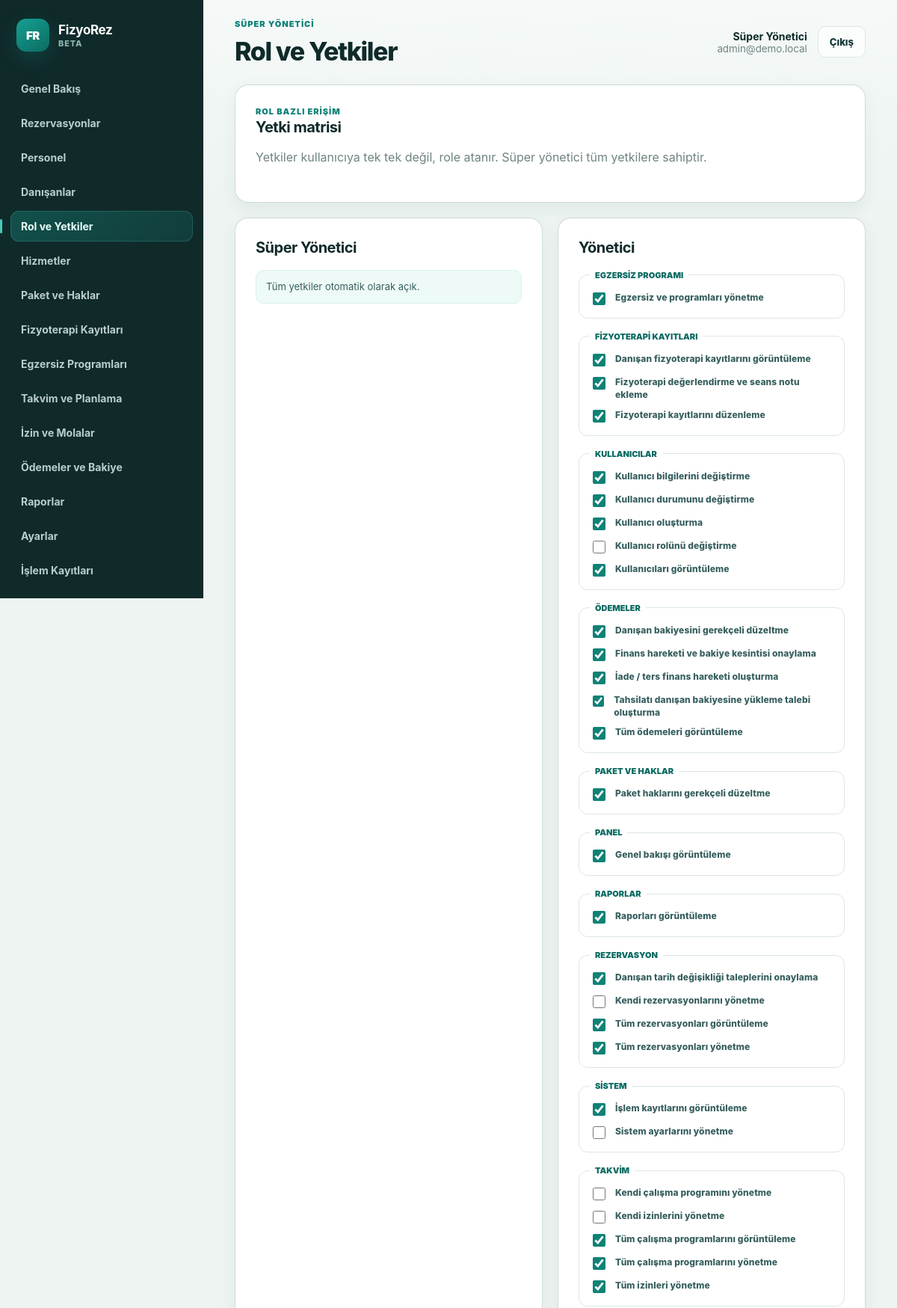
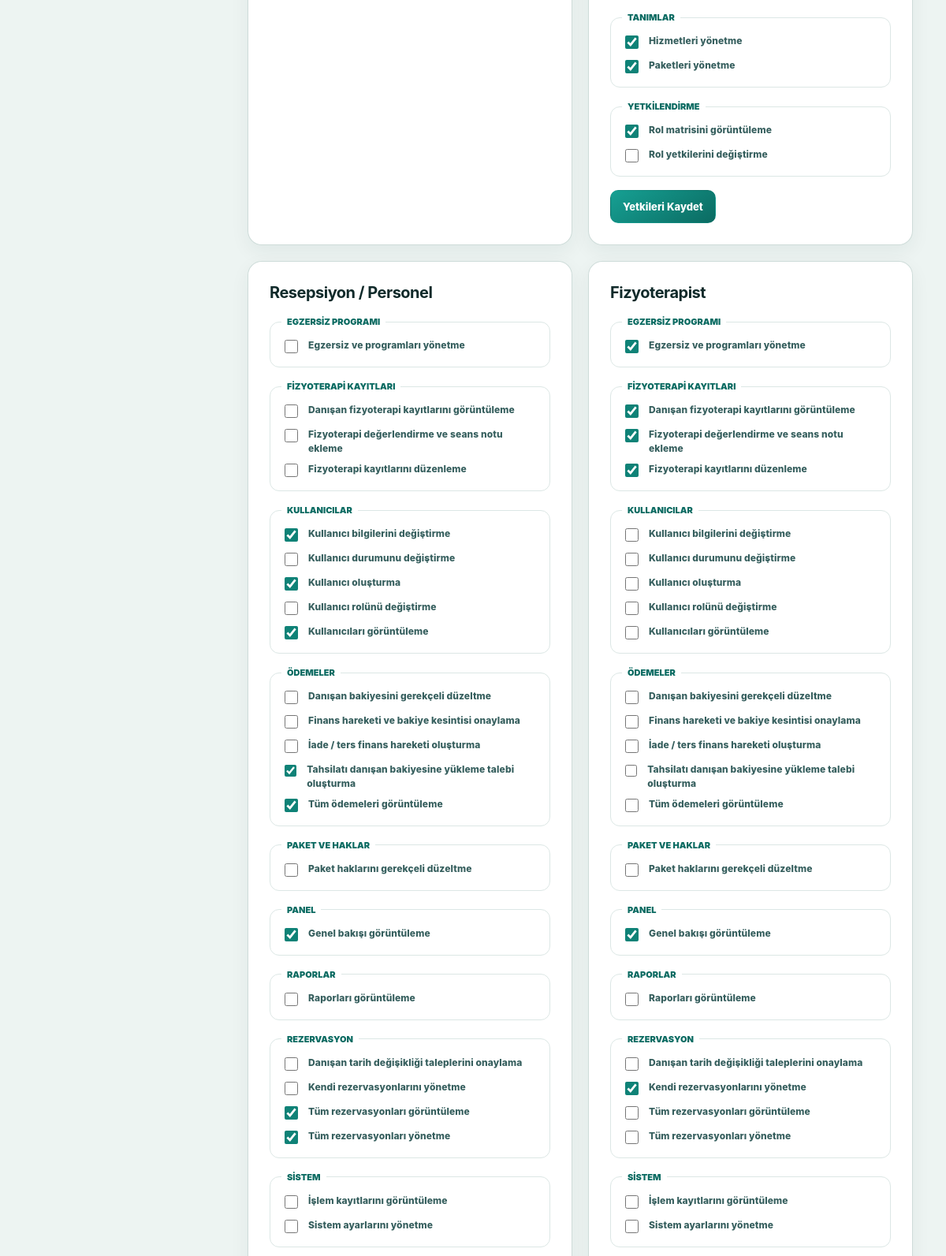
The page /admin/roles (signed in, upper part) on the database its author committed (2 pictures, top to bottom).
### tables this page shows
CREATE TABLE IF NOT EXISTS users (
    id INT UNSIGNED AUTO_INCREMENT PRIMARY KEY,
    role ENUM('super_admin', 'admin', 'consultant', 'staff', 'customer') NOT NULL,
    name VARCHAR(160) NOT NULL,
    email VARCHAR(190) NOT NULL UNIQUE,
    phone VARCHAR(40) NULL,
    password_hash VARCHAR(255) NOT NULL,
    status ENUM('pending', 'active', 'suspended', 'passive') NOT NULL DEFAULT 'active',
    email_verified_at DATETIME NULL,
    privacy_consent_at DATETIME NULL,
    last_login_at DATETIME NULL,
    created_at DATETIME NOT NULL DEFAULT CURRENT_TIMESTAMP,
    updated_at DATETIME NULL ON UPDATE CURRENT_TIMESTAMP,
    INDEX idx_users_role (role),
    INDEX idx_users_status (status)
);

CREATE TABLE IF NOT EXISTS roles (
    id SMALLINT UNSIGNED AUTO_INCREMENT PRIMARY KEY,
    slug VARCHAR(60) NOT NULL UNIQUE,
    name VARCHAR(100) NOT NULL,
    is_system TINYINT(1) NOT NULL DEFAULT 1,
    sort_order SMALLINT UNSIGNED NOT NULL DEFAULT 100
);

CREATE TABLE IF NOT EXISTS permissions (
    id SMALLINT UNSIGNED AUTO_INCREMENT PRIMARY KEY,
    slug VARCHAR(100) NOT NULL UNIQUE,
    name VARCHAR(160) NOT NULL,
    permission_group VARCHAR(100) NOT NULL,
    INDEX idx_permissions_group (permission_group)
);

### admin/index.php (called while the page is built, shortened)
<?php
require dirname(__DIR__) . '/app/web.php';

### app/core.php (called while the page is built, shortened)
<?php
function config(string $key, mixed $default = null): mixed
{
    $value = $GLOBALS['config'] ?? [];
    foreach (explode('.', $key) as $segment) {
        $value = $value[$segment];
    }
    return $value;
}
function e(mixed $value): string
{
    return htmlspecialchars((string) $value, ENT_QUOTES, 'UTF-8');
}
function normalize_app_path(string $path): string
{
    $path = '/' . trim($path, '/');
    return $path === '//' ? '/' : $path;
}
function app_base_path(): string
{
    static $basePath = null;
    if ($basePath !== null) {
        return $basePath;
    }
    $scriptName = str_replace('\\', '/', (string) ($_SERVER['SCRIPT_NAME'] ?? ''));
    if (str_ends_with($scriptName, '/api/v1/index.php')) {
        $scriptDir = dirname(dirname(dirname($scriptName)));
    } elseif (str_ends_with($scriptName, '/admin/index.php')) {
        $scriptDir = dirname(dirname($scriptName));
    } elseif (str_ends_with($scriptName, '/index.php')) {
        $scriptDir = dirname($scriptName);
    } else {
        $scriptDir = '';
    }
    $scriptDir = trim(str_replace('\\', '/', $scriptDir), '/');
    return $basePath = $scriptDir === '' ? '' : '/' . $scriptDir;
}
function url_for(string $path = ''): string
{
    $base = app_base_path();
    $path = normalize_app_path($path);
    return $path === '/' ? ($base === '' ? '/' : $base . '/') : $base . $path;
}
function asset_url(string $path): string
{
    return url_for('/' . ltrim($path, '/'));
}
final class DB
{
    private static ?PDO $pdo = null;
    public static function pdo(): PDO
    {
        if (self::$pdo instanceof PDO) {
            return self::$pdo;
        }
        $db = config('db');
        $dsn = sprintf(
            'mysql:host=%s;dbname=%s;charset=%s',
            $db['host'] ?? 'localhost',
            $db['name'] ?? '',
            $db['charset'] ?? 'utf8mb4'
        );
        try {
            self::$pdo = new PDO($dsn, (string) ($db['user'] ?? ''), (string) ($db['pass'] ?? ''), [
                PDO::ATTR_ERRMODE => PDO::ERRMODE_EXCEPTION,
                PDO::ATTR_DEFAULT_FETCH_MODE => PDO::FETCH_ASSOC,
                PDO::ATTR_EMULATE_PREPARES => false,
            ]);
        } catch (PDOException $e) {
            throw new RuntimeException(friendly_error_message($e), 0, $e);
        }
        return self::$pdo;
    }
    public static function fetch(string $sql, array $params = []): ?array
    {
        $stmt = self::pdo()->prepare($sql);
        $stmt->execute($params);
        $row = $stmt->fetch();
        return $row ?: null;
    }
    public static function fetchAll(string $sql, array $params = []): array
    {
        $stmt = self::pdo()->prepare($sql);
        $stmt->execute($params);
        return $stmt->fetchAll();
    }
}
final class Auth
{
    public static function currentUser(): ?array
    {
        $user = DB::fetch('SELECT * FROM users WHERE id = ? AND status = "active"', [(int) $_SESSION['user_id']]);
        return $user ? self::sanitizeUser($user) : null;
    }
    public static function requireWeb(array $roles = []): array
    {
        $user = self::currentUser();
        return $user;
    }
    public static function sanitizeUser(array $user): array
    {
        unset($user['password_hash'], $user['token_hash']);
        return $user;
    }
}

### app/authorization.php (called while the page is built, shortened)
<?php
final class Authorization
{
    private static array $cache = [];
    public static function can(array $user, string $permission): bool
    {
        $role = (string) ($user['role'] ?? '');
        if ($role === 'super_admin') {
            return true;
        }
        return isset(self::$cache[$role][$permission]);
    }
    public static function roles(): array
    {
        return DB::fetchAll('SELECT id, slug, name, is_system FROM roles ORDER BY sort_order, name');
    }
    public static function permissionGroups(): array
    {
        $groups = [];
        foreach (DB::fetchAll('SELECT id, slug, name, permission_group FROM permissions ORDER BY permission_group, name') as $permission) {
            $groups[$permission['permission_group']][] = $permission;
        }
        return $groups;
    }
    public static function rolePermissionIds(int $roleId): array
    {
        return array_map('intval', array_column(DB::fetchAll('SELECT permission_id FROM role_permissions WHERE role_id = ?', [$roleId]), 'permission_id'));
    }
}
function can(array $user, string $permission): bool
{
    return Authorization::can($user, $permission);
}

### app/web.php (the view, shortened to what this page needs)
<?php
$path = current_path();
$flash = $_SESSION['flash'] ?? null;
try {
    $user = Auth::requireWeb();
    render_page($user, $path, $flash);
} catch (Throwable $e) {
    http_response_code(500);
    render_error($e);
}
function role_home(string $role): string
{
    return $role === 'customer' ? '/customer' : '/admin';
}
    ?>
    <?php
function render_page(array $user, string $path, ?array $flash): void
{
    $title = page_title($path);
    ?>
    <!doctype html><html lang="tr"><head><meta charset="utf-8"><meta name="viewport" content="width=device-width, initial-scale=1">
    <title><?= e($title) ?> · <?= e(config('app.name')) ?></title><link rel="stylesheet" href="<?= e(asset_url('assets/css/app.css') . '?v=5') ?>"></head><body>
    <div class="app-shell"><aside class="sidebar" id="sidebar"><a href="<?= e(url_for(role_home((string) $user['role']))) ?>" class="brand"><span class="brand-mark">FR</span><span><strong><?= e(config('app.name')) ?></strong><small>Beta</small></span></a><nav class="nav"><?= nav_links($user, $path) ?></nav></aside>
    <div class="main-shell"><header class="topbar"><button type="button" class="menu-button" data-menu aria-label="Menüyü aç">☰</button><div><p class="eyebrow"><?= e(role_label((string) $user['role'])) ?></p><h1><?= e($title) ?></h1></div><div class="user-box"><span><strong><?= e($user['name']) ?></strong><small><?= e($user['email']) ?></small></span><form method="post" action="<?= e(url_for('/logout')) ?>"><?= csrf_field() ?><button class="btn btn-ghost">Çıkış</button></form></div></header>
    <?php render_flash($flash); ?><main class="content"><?php render_route($user, $path); ?></main></div></div>
    <script src="<?= e(asset_url('assets/js/app.js') . '?v=5') ?>"></script></body></html>
    <?php
}
function page_title(string $path): string
{
    return [
        '/admin' => 'Genel Bakış', '/admin/users' => 'Personel Yönetimi', '/admin/customers' => 'Danışanlar', '/admin/roles' => 'Rol ve Yetkiler',
        '/admin/services' => 'Hizmetler', '/admin/packages' => 'Paket ve Haklar', '/admin/reservations' => 'Rezervasyonlar',
        '/admin/availability' => 'Takvim ve Planlama', '/admin/time-off' => 'İzin ve Molalar', '/admin/payments' => 'Ödemeler ve Bakiye',
        '/admin/reports' => 'Raporlar', '/admin/settings' => 'Sistem Ayarları', '/admin/profile' => 'Profilim',
        '/admin/clinical' => 'Fizyoterapi Kayıtları', '/admin/exercises' => 'Egzersiz Programları',
        '/admin/audit' => 'İşlem Kayıtları',
        '/customer' => 'Ana Sayfa', '/customer/book' => 'Randevu Al', '/customer/reservations' => 'Randevularım',
        '/customer/packages' => 'Paketlerim', '/customer/payments' => 'Bakiye ve Ödemelerim', '/customer/profile' => 'Profilim',
        '/customer/programs' => 'Egzersiz Programım',
    ][$path] ?? 'FizyoRez';
}
function role_label(string $role): string
{
    return ['super_admin' => 'Süper Yönetici', 'admin' => 'Yönetici', 'staff' => 'Resepsiyon / Personel', 'consultant' => 'Fizyoterapist', 'customer' => 'Danışan Portalı'][$role] ?? $role;
}
function nav_links(array $user, string $path): string
{
    if ($user['role'] === 'customer') {
        $links = ['/customer' => 'Ana Sayfa', '/customer/book' => 'Randevu Al', '/customer/reservations' => 'Randevularım', '/customer/packages' => 'Paketlerim', '/customer/programs' => 'Egzersiz Programım', '/customer/payments' => 'Bakiye ve Ödemelerim', '/customer/profile' => 'Profilim'];
    } else {
        $links = ['/admin' => 'Genel Bakış'];
        if (can($user, 'reservations.view_all') || can($user, 'reservations.manage_own')) $links['/admin/reservations'] = 'Rezervasyonlar';
        if (can($user, 'users.view')) {
            $links['/admin/users'] = 'Personel';
            $links['/admin/customers'] = 'Danışanlar';
        }
        if (can($user, 'roles.view')) $links['/admin/roles'] = 'Rol ve Yetkiler';
        if (can($user, 'services.manage')) $links['/admin/services'] = 'Hizmetler';
        if (can($user, 'packages.manage')) $links['/admin/packages'] = 'Paket ve Haklar';
        if (can($user, 'clinical.view_all')) $links['/admin/clinical'] = 'Fizyoterapi Kayıtları';
        if (can($user, 'exercises.manage')) $links['/admin/exercises'] = 'Egzersiz Programları';
        if (can($user, 'schedules.manage_own') || can($user, 'schedules.view_all')) $links['/admin/availability'] = 'Takvim ve Planlama';
        if (can($user, 'time_off.manage_own') || can($user, 'time_off.manage_all')) $links['/admin/time-off'] = 'İzin ve Molalar';
        if (can($user, 'payments.view_all') || can($user, 'payments.create') || can($user, 'payments.approve') || can($user, 'payments.refund') || can($user, 'wallets.adjust')) $links['/admin/payments'] = 'Ödemeler ve Bakiye';
        if (can($user, 'reports.view')) $links['/admin/reports'] = 'Raporlar';
        if (can($user, 'settings.manage')) $links['/admin/settings'] = 'Ayarlar';
        if (can($user, 'audit_logs.view')) $links['/admin/audit'] = 'İşlem Kayıtları';
        $links['/admin/profile'] = 'Profilim';
    }
    $html = '';
    foreach ($links as $href => $label) {
        $html .= '<a class="' . ($path === $href ? 'active' : '') . '" href="' . e(url_for($href)) . '">' . e($label) . '</a>';
    }
    return $html;
}
function render_route(array $user, string $path): void
{
    switch ($path) {
        case '/admin/roles': Authorization::require($user, 'roles.view'); render_roles($user); break;
    }
}
        ?>
    <?php
function render_roles(array $actor): void
{
    $groups = Authorization::permissionGroups();
    ?><section class="panel"><div class="section-heading"><div><p class="eyebrow">Rol bazlı erişim</p><h2>Yetki matrisi</h2><p class="muted">Yetkiler kullanıcıya tek tek değil, role atanır. Süper yönetici tüm yetkilere sahiptir.</p></div></div></section><div class="role-grid"><?php
    foreach (Authorization::roles() as $role): $assigned = Authorization::rolePermissionIds((int) $role['id']); $locked = in_array($role['slug'], ['super_admin', 'customer'], true) || !can($actor, 'roles.manage'); ?>
        <form method="post" class="panel role-card"><?= csrf_field() ?><input type="hidden" name="action" value="save_role_permissions"><input type="hidden" name="role_id" value="<?= e($role['id']) ?>"><h2><?= e($role['name']) ?></h2>
        <?php if ($role['slug'] === 'super_admin'): ?><p class="notice">Tüm yetkiler otomatik olarak açık.</p><?php elseif ($role['slug'] === 'customer'): ?><p class="notice">Danışan erişimi kendi portalı ile sınırlandırılmıştır.</p><?php else: foreach ($groups as $group => $permissions): ?><fieldset><legend><?= e($group) ?></legend><?php foreach ($permissions as $permission): ?><label class="check-label"><input type="checkbox" name="permission_ids[]" value="<?= e($permission['id']) ?>" <?= in_array((int) $permission['id'], $assigned, true) ? 'checked' : '' ?> <?= $locked ? 'disabled' : '' ?>><span><?= e($permission['name']) ?></span></label><?php endforeach; ?></fieldset><?php endforeach; if (!$locked): ?><button class="btn btn-primary">Yetkileri Kaydet</button><?php endif; endif; ?></form>
    <?php endforeach; ?></div><?php
}
    $services = DB::fetchAll('SELECT * FROM services ORDER BY active DESC, name'); ?>
    <?php
function csrf_field(): string { return '<input type="hidden" name="_csrf" value="' . e(csrf_token()) . '">'; }

### rows shown on the page
users: role "SÜPER YÖNETICI", name "Süper Yönetici", email "admin@demo.local"
roles: name "Süper Yönetici", slug "Tüm yetkiler otomatik olarak açık."
roles: name "Yönetici", group "EGZERSIZ PROGRAMI", group "FIZYOTERAPI KAYITLARI", group "KULLANICILAR", group "ÖDEMELER", group "PAKET VE HAKLAR", group "PANEL", group "RAPORLAR", group "REZERVASYON", group "SISTEM", group "TAKVIM", group "TANIMLAR", group "YETKILENDIRME", shows "Yetkileri Kaydet"
permissions: id.slug "☑", name "Egzersiz ve programları yönetme"
permissions: id.slug "☑", name "Danışan fizyoterapi kayıtlarını görüntüleme"
permissions: id.slug "☑", name "Fizyoterapi değerlendirme ve seans notu ekleme"
permissions: id.slug "☑", name "Fizyoterapi kayıtlarını düzenleme"
permissions: id.slug "☑", name "Kullanıcı bilgilerini değiştirme"
permissions: id.slug "☑", name "Kullanıcı durumunu değiştirme"
permissions: id.slug "☑", name "Kullanıcı oluşturma"
permissions: name "Kullanıcı rolünü değiştirme"
permissions: id.slug "☑", name "Kullanıcıları görüntüleme"
permissions: id.slug "☑", name "Danışan bakiyesini gerekçeli düzeltme"
permissions: id.slug "☑", name "Finans hareketi ve bakiye kesintisi onaylama"
permissions: id.slug "☑", name "İade / ters finans hareketi oluşturma"
permissions: id.slug "☑", name "Tahsilatı danışan bakiyesine yükleme talebi oluşturma"
permissions: id.slug "☑", name "Tüm ödemeleri görüntüleme"
permissions: id.slug "☑", name "Paket haklarını gerekçeli düzeltme"
permissions: id.slug "☑", name "Genel bakışı görüntüleme"
permissions: id.slug "☑", name "Raporları görüntüleme"
permissions: id.slug "☑", name "Danışan tarih değişikliği taleplerini onaylama"
permissions: name "Kendi rezervasyonlarını yönetme", id.slug "☑"
permissions: id.slug "☑", name "Tüm rezervasyonları görüntüleme"
permissions: id.slug "☑", name "Tüm rezervasyonları yönetme"
permissions: id.slug "☑", name "İşlem kayıtlarını görüntüleme"
permissions: name "Sistem ayarlarını yönetme"
permissions: name "Kendi çalışma programını yönetme"
permissions: name "Kendi izinlerini yönetme"
permissions: id.slug "☑", name "Tüm çalışma programlarını görüntüleme"
permissions: id.slug "☑", name "Tüm çalışma programlarını yönetme"
permissions: id.slug "☑", name "Tüm izinleri yönetme"
permissions: id.slug "☑", name "Hizmetleri yönetme"
permissions: id.slug "☑", name "Paketleri yönetme"
permissions: id.slug "☑", name "Rol matrisini görüntüleme"
permissions: name "Rol yetkilerini değiştirme"
roles: name "Resepsiyon / Personel", group "EGZERSIZ PROGRAMI", group "FIZYOTERAPI KAYITLARI", group "KULLANICILAR", group "ÖDEMELER", group "PAKET VE HAKLAR", group "PANEL", group "RAPORLAR", group "REZERVASYON", group "SISTEM"
roles: name "Fizyoterapist", group "EGZERSIZ PROGRAMI", group "FIZYOTERAPI KAYITLARI", group "KULLANICILAR", group "ÖDEMELER", group "PAKET VE HAKLAR", group "PANEL", group "RAPORLAR", group "REZERVASYON", group "SISTEM"

### other values the page prints
config('app.name') "FizyoRez"
$label "Genel Bakış"
$label "Rezervasyonlar"
$label "Personel"
$label "Danışanlar"
$label "Rol ve Yetkiler"
$label "Hizmetler"
$label "Paket ve Haklar"
$label "Fizyoterapi Kayıtları"
$label "Egzersiz Programları"
$label "Takvim ve Planlama"
$label "İzin ve Molalar"
$label "Ödemeler ve Bakiye"
$label "Raporlar"
$label "Ayarlar"
